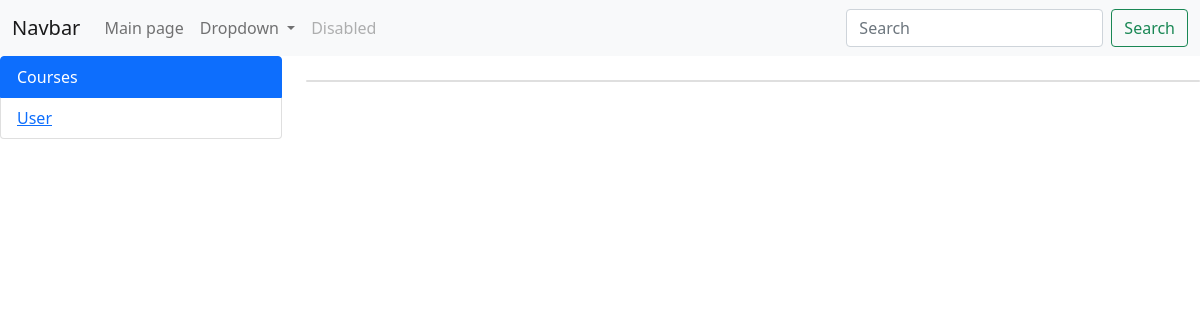
Page /filtering/3 on the earlier database version.
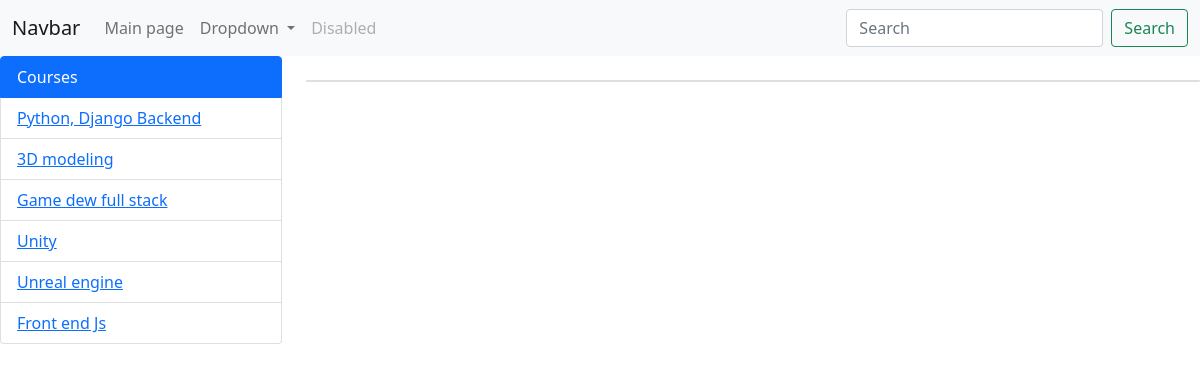
Same page on the later database version.
### configapp/models.py (models this page shows, shortened)
class Fan(models.Model):
    title = models.CharField(max_length=255)

### configapp/views.py (the view)
# urls.py: path('filtering/<int:fan_id>', filtering, name='filtering'),
def filtering(request,fan_id):
    students = Student.objects.filter(fan_id=fan_id)
    fans = Fan.objects.all()
    context = {
        "students":students,
        "fans":fans,
    }
    return render(request, 'Filter_student.html', context=context)

### configapp/templates/Filter_student.html (shortened to what this page needs)
<!DOCTYPE html>
<html lang="en">
<head>
    <link href="https://cdn.jsdelivr.net/npm/bootstrap@5.0.2/dist/css/bootstrap.min.css" rel="stylesheet"
>
</head>
<body>
<nav class="navbar navbar-expand-lg navbar-light bg-light">
  <div class="container-fluid">
    <a class="navbar-brand" href="#">Navbar</a>
    <div class="collapse navbar-collapse" id="navbarSupportedContent">
      <ul class="navbar-nav me-auto mb-2 mb-lg-0">
        <li class="nav-item">
          <a class="nav-link" href="{% url 'home' %}">Main page</a>
        </li>
        <li class="nav-item dropdown">
          <a class="nav-link dropdown-toggle" href="#" id="navbarDropdown" role="button" data-bs-toggle="dropdown"
             aria-expanded="false">
            Dropdown
          </a>
        </li>
        <li class="nav-item">
          <a class="nav-link disabled" href="#" tabindex="-1" aria-disabled="true">Disabled</a>
        </li>
      </ul>
      <form class="d-flex">
        <input class="form-control me-2" type="search" placeholder="Search" aria-label="Search">
        <button class="btn btn-outline-success" type="submit">Search</button>
      </form>
    </div>
  </div>
</nav>
<div class="row">
  <div class="col-3">
    <ul class="list-group">
      <li class="list-group-item active" aria-current="true">Courses</li>
      {% for item in fans %}
          <li class="list-group-item">
              <a href="{% url 'filtering' item.id %}">{{ item.title }}</a>
          </li>
      {% endfor %}
    </ul>
  </div>
  <div class="col-9">
    <div class="card text-center mt-4">
    </div>
  </div>
</div>
</body>
</html>

Differences in the rows shown:
changed Fan: title "User" → "Python, Django Backend"
added Fan: title "3D modeling"
added Fan: title "Game dew full stack"
added Fan: title "Unity"
added Fan: title "Unreal engine"
added Fan: title "Front end Js"
